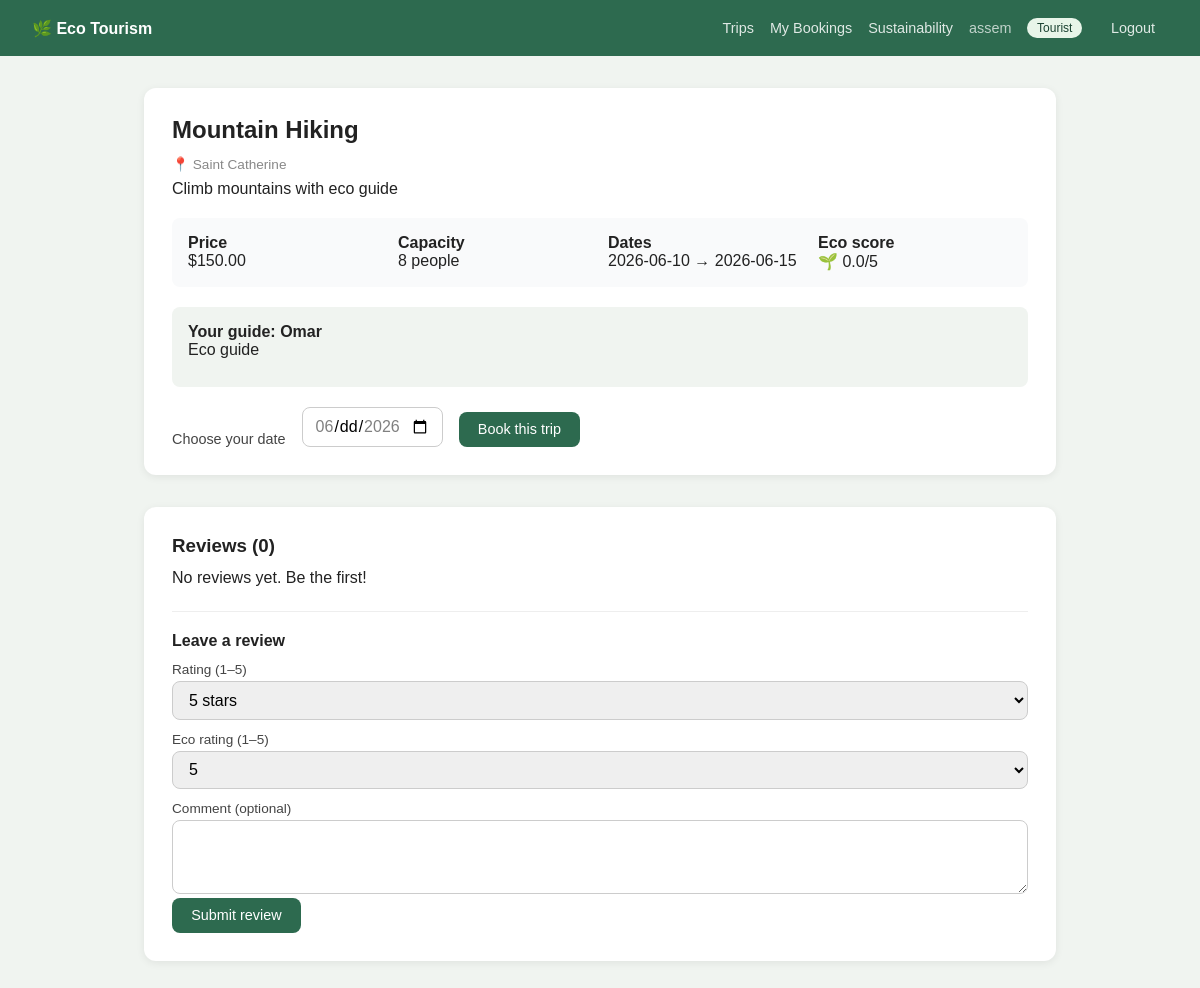
The page /index.php?action=trip_detail&id=7 (signed in) on the database its author committed.
### tables this page shows
CREATE TABLE `users` (
  `id` int(11) NOT NULL,
  `name` varchar(100) DEFAULT NULL,
  `email` varchar(100) DEFAULT NULL,
  `password` varchar(255) DEFAULT NULL,
  `role` enum('tourist','guide','admin') DEFAULT 'tourist',
  `created_at` timestamp NOT NULL DEFAULT current_timestamp()
);

CREATE TABLE `trips` (
  `id` int(11) NOT NULL,
  `guide_id` int(11) DEFAULT NULL,
  `title` varchar(255) DEFAULT NULL,
  `description` text DEFAULT NULL,
  `location` varchar(255) DEFAULT NULL,
  `price` decimal(10,2) DEFAULT NULL,
  `capacity` int(11) DEFAULT NULL,
  `available_from` date DEFAULT NULL,
  `available_to` date DEFAULT NULL,
  `sustainability_score` float DEFAULT 0,
  `created_at` timestamp NOT NULL DEFAULT current_timestamp(),
  `transport_type` varchar(50) DEFAULT NULL COMMENT 'plane, walking, bus, etc.',
  `distance_km` decimal(8,2) DEFAULT 100.00,
  `is_protected_area` tinyint(1) DEFAULT 0,
  `indigenous_consent_status` enum('pending','approved','rejected','not_required') DEFAULT 'not_required',
  `type` varchar(50) DEFAULT NULL COMMENT 'desert, marine, forest, etc.',
  `tags` text DEFAULT NULL,
  `equipment_type` varchar(50) DEFAULT NULL,
  `equipment_total` int(11) DEFAULT NULL,
  `waste_management_level` enum('zero_waste','recycling','basic','none') DEFAULT 'basic',
  `carbon_score` decimal(10,2) DEFAULT 0.00
);

CREATE TABLE `guides` (
  `id` int(11) NOT NULL,
  `user_id` int(11) DEFAULT NULL,
  `bio` text DEFAULT NULL,
  `languages` varchar(255) DEFAULT NULL,
  `experience_years` int(11) DEFAULT NULL,
  `rating` float DEFAULT 0,
  `sustainability_score` float DEFAULT 0,
  `years_of_residency` int(11) DEFAULT 0,
  `community_score` int(11) DEFAULT 0,
  `local_cred_score` decimal(5,2) DEFAULT 0.00
);

### app/controllers/TripController.php (called while the page is built, shortened)
<?php
class TripController
{
    private $db;
    public function __construct($databaseConnection)
    {
        $this->db = $databaseConnection;
    }
    public function showTripDetail($loggedInUser)
    {
        $tripId = (int) ($_GET["id"] ?? 0);
        $statement = $this->db->prepare(
            "SELECT trips.*, users.name AS guide_name, guides.bio AS guide_bio,
                    guides.sustainability_score AS guide_sustainability
             FROM trips
             JOIN guides ON trips.guide_id = guides.id
             JOIN users  ON guides.user_id = users.id
             WHERE trips.id = ?
             LIMIT 1"
        );
        $statement->execute([$tripId]);
        $row = $statement->fetch();
        $trip                       = new Trip();
        $trip->title                = $row["title"];
        $trip->description          = $row["description"];
        $trip->location             = $row["location"];
        $trip->price                = $row["price"];
        $trip->capacity             = $row["capacity"];
        $trip->available_from       = $row["available_from"];
        $trip->available_to         = $row["available_to"];
        $trip->sustainability_score = $row["sustainability_score"];
        $trip->guide_name           = $row["guide_name"];
        $trip->guide_bio            = $row["guide_bio"];
        $reviewStatement = $this->db->prepare(
            "SELECT reviews.*, users.name AS reviewer_name
             FROM reviews
             JOIN users ON reviews.user_id = users.id
             WHERE reviews.trip_id = ?
             ORDER BY reviews.created_at DESC"
        );
        $reviewStatement->execute([$tripId]);
        $reviews = $reviewStatement->fetchAll();
        require_once __DIR__ . "/../../views/trips/detail.php";
    }
}

### public/index.php (called while the page is built, shortened)
<?php
require_once __DIR__ . '/../config/database.php';
if (!empty($_SESSION['user_id'])) {
    $userStatement = $databaseConnection->prepare(
        "
        SELECT *
        FROM users
        WHERE id = ?
        LIMIT 1
        "
    );
    $userStatement->execute([
        $_SESSION['user_id']
    ]);
    $userRow = $userStatement->fetch(PDO::FETCH_ASSOC);
    if ($userRow) {
        $loggedInUser = new User();
        $loggedInUser->name = $userRow['name'] ?? '';
        $loggedInUser->role = $userRow['role'] ?? 'traveler';
    } else {
        $_SESSION = [];
        session_destroy();
        header('Location: index.php?action=login');
        exit;
    }
}
require_once __DIR__ . '/../app/controllers/AuthenticationController.php';
require_once __DIR__ . '/../app/controllers/TripController.php';
require_once __DIR__ . '/../routes/web.php';

### views/trips/detail.php (the view, shortened to what this page needs)
<?php
$trip = $trip ?? null;
$reviews = $reviews ?? [];
?>
<!DOCTYPE html>
<html lang="en">
<head>
    <link rel="stylesheet" href="assets/style.css">
</head>
<body>
    <?php require_once __DIR__ . '/../partials/nav.php'; ?>
    <main class="page-content">
        <?php if (!$trip): ?>
            <div class="detail-card">
                <h2>Trip not found</h2>
                <p>
                    The requested trip could not be loaded.
                </p>
                <a href="index.php?action=trips" class="btn btn-primary">
                    Back to trips
                </a>
            </div>
        <?php else: ?>
            <div class="detail-card">
                <h2>
                    <?= htmlspecialchars($trip->title) ?>
                </h2>
                <p class="trip-location">
                    📍 <?= htmlspecialchars($trip->location) ?>
                </p>
                <p>
                    <?= nl2br(htmlspecialchars($trip->description)) ?>
                </p>
                <div class="detail-meta">
                    <div>
                        <strong>Price</strong>
                        <br>
                        $<?= number_format((float) $trip->price, 2) ?>
                    </div>
                    <div>
                        <strong>Capacity</strong>
                        <br>
                        <?= (int) $trip->capacity ?> people
                    </div>
                    <div>
                        <strong>Dates</strong>
                        <br>
                        <?= htmlspecialchars($trip->available_from) ?>
                        →
                        <?= htmlspecialchars($trip->available_to) ?>
                    </div>
                    <div>
                        <strong>Eco score</strong>
                        <br>
                        🌱
                        <?= number_format((float) $trip->sustainability_score, 1) ?>/5
                    </div>
                </div>
                <div class="guide-box">
                    <strong>
                        Your guide:
                        <?= htmlspecialchars($trip->guide_name ?? 'Unknown Guide') ?>
                    </strong>
                    <?php if (!empty($trip->guide_bio)): ?>
                        <p>
                            <?= htmlspecialchars($trip->guide_bio) ?>
                        </p>
                    <?php endif; ?>
                </div>
                <form
                    method="POST"
                    action="index.php?action=checkout"
                    class="booking-form">
                    <label for="booking_date">
                        Choose your date
                    </label>
                    <input
                        type="date"
                        id="booking_date"
                        name="booking_date"
                        min="<?= htmlspecialchars($trip->available_from) ?>"
                        max="<?= htmlspecialchars($trip->available_to) ?>"
                        required>
                    <button
                        type="submit"
                        class="btn btn-primary">
                        Book this trip
                    </button>
                </form>
            </div>
            <section class="reviews-section">
                <h3>
                    Reviews (<?= count($reviews) ?>)
                </h3>
                <?php if (empty($reviews)): ?>
                    <p>
                        No reviews yet. Be the first!
                    </p>
                <?php endif; ?>
                <form
                    method="POST"
                    action="index.php?action=review_submit"
                    class="review-form">
                    <h4>Leave a review</h4>
                    <label for="rating">
                        Rating (1–5)
                    </label>
                    <select
                        name="rating"
                        id="rating"
                        required>
                        <?php for ($ratingValue = 5; $ratingValue >= 1; $ratingValue--): ?>
                            <option value="<?= $ratingValue ?>">
                                <?= $ratingValue ?>
                                star<?= $ratingValue > 1 ? 's' : '' ?>
                            </option>
                        <?php endfor; ?>
                    </select>
                    <label for="eco_rating">
                        Eco rating (1–5)
                    </label>
                    <select
                        name="eco_rating"
                        id="eco_rating"
                        required>
                        <?php for ($ecoRatingValue = 5; $ecoRatingValue >= 1; $ecoRatingValue--): ?>
                            <option value="<?= $ecoRatingValue ?>">
                                <?= $ecoRatingValue ?>
                            </option>
                        <?php endfor; ?>
                    </select>
                    <label for="comment">
                        Comment (optional)
                    </label>
                    <textarea
                        name="comment"
                        id="comment"
                        rows="3"></textarea>
                    <button
                        type="submit"
                        class="btn btn-primary">
                        Submit review
                    </button>
                </form>
            </section>
        <?php endif; ?>
    </main>
</body>
</html>

### views/partials/nav.php (shortened to what this page needs)
<nav class="navbar">
    <a href="index.php?action=dashboard" class="nav-brand">
        🌿 Eco Tourism
    </a>
    <div class="nav-links">
        <?php if (!empty($loggedInUser)): ?>
            <?php
            $isApprovedGuide = true;
            ?>
            <?php if ($loggedInUser->role !== 'admin' && $isApprovedGuide): ?>
                <a href="index.php?action=trips">Trips</a>
                <a href="index.php?action=my_bookings">My Bookings</a>
                <a href="index.php?action=sustainability_report_global">
                    Sustainability
                </a>
            <?php endif; ?>
            <span class="nav-user">
                <?= htmlspecialchars($loggedInUser->name ?? '') ?>
            </span>
            <span class="badge badge-<?= htmlspecialchars($loggedInUser->role ?? 'traveler') ?>">
                <?= htmlspecialchars($loggedInUser->role ?? 'traveler') ?>
            </span>
            <a href="index.php?action=logout" class="btn btn-outline btn-sm">
                Logout
            </a>
        <?php else: ?>
            <a href="index.php?action=login">Login</a>
            <a href="index.php?action=register">Register</a>
        <?php endif; ?>
    </div>
</nav>

### public/assets/style.css (style rules this page uses)
*, *::before, *::after { box-sizing: border-box; }
body { font-family: sans-serif; margin: 0; background: #f0f4f0; color: #222; }
a { color: #2d6a4f; }
h1, h2, h3, h4 { margin: 0 0 .75rem; }
p { margin: 0 0 .75rem; }
input, select, textarea, button { font-family: inherit; font-size: 1rem; }
.navbar { background: #2d6a4f; color: #fff; display: flex; justify-content: space-between; align-items: center; padding: .85rem 2rem; gap: 1rem; }
.nav-brand { color: #fff; text-decoration: none; font-weight: 600; font-size: 1rem; }
.nav-links { display: flex; align-items: center; gap: 1rem; flex-wrap: wrap; }
.nav-links a { color: rgba(255, 255, 255, .85); text-decoration: none; font-size: .9rem; }
.nav-user { color: rgba(255, 255, 255, .7); font-size: .9rem; }
.page-content { max-width: 960px; margin: 2rem auto; padding: 0 1.5rem; }
.btn { display: inline-block; padding: .6rem 1.2rem; border-radius: 8px; font-size: .9rem; cursor: pointer; text-decoration: none; border: none; }
.btn-primary { background: #2d6a4f; color: #fff; }
.btn-outline { background: transparent; border: 1px solid #2d6a4f; color: #2d6a4f; }
.btn-sm { padding: .35rem .75rem; font-size: .8rem; }
.badge { display: inline-block; padding: .2rem .6rem; border-radius: 20px; font-size: .75rem; text-transform: capitalize; }
.badge-tourist { background: #e8f5e9; color: #1b4332; }
.trip-location { color: #888; font-size: .85rem; margin-bottom: .5rem; }
.detail-card { background: #fff; border-radius: 12px; padding: 1.75rem; box-shadow: 0 2px 8px rgba(0, 0, 0, .07); margin-bottom: 2rem; }
.detail-meta { display: grid; grid-template-columns: repeat(auto-fit, minmax(140px, 1fr)); gap: 1rem; background: #f9fafb; border-radius: 8px; padding: 1rem; margin: 1.25rem 0; }
.guide-box { background: #f0f4f0; border-radius: 8px; padding: 1rem; margin-bottom: 1.25rem; }
.booking-form { display: flex; gap: 1rem; align-items: flex-end; flex-wrap: wrap; margin-top: 1rem; }
.booking-form label { font-size: .9rem; color: #444; }
.booking-form input[type="date"] { padding: .55rem .75rem; border: 1px solid #ccc; border-radius: 8px; }
.reviews-section { background: #fff; border-radius: 12px; padding: 1.75rem; box-shadow: 0 2px 8px rgba(0, 0, 0, .07); }
.review-form { margin-top: 1.5rem; border-top: 1px solid #eee; padding-top: 1.25rem; }
.review-form label { display: block; font-size: .85rem; color: #444; margin-bottom: .25rem; margin-top: .75rem; }
.review-form select, .review-form textarea { width: 100%; padding: .55rem .75rem; border: 1px solid #ccc; border-radius: 8px; }

### rows shown on the page
users: name "assem", role "Tourist"
trips: title "Mountain Hiking", location "Saint Catherine", description "Climb mountains with eco guide", price "150.00", capacity "8", available_from "2026-06-10", available_to "2026-06-15", sustainability_score "0.0", users.name "Omar", guide.bio "Eco guide"

### other values the page prints
count($reviews) "0"
form field rating "5 stars"
form field eco_rating "5"
